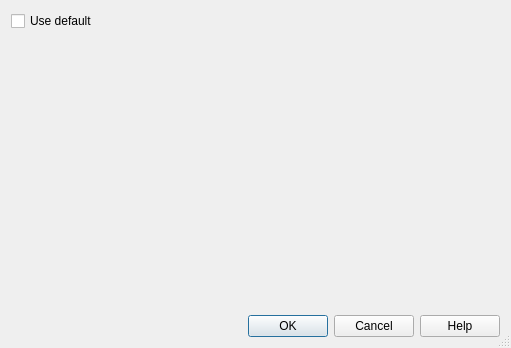
<?xml version="1.0" encoding="UTF-8"?>
<ui version="4.0">
 <class>KTransactionSortOptionsDlg</class>
 <widget class="QDialog" name="KTransactionSortOptionsDlg">
  <property name="geometry">
   <rect>
    <x>0</x>
    <y>0</y>
    <width>511</width>
    <height>348</height>
   </rect>
  </property>
  <property name="windowTitle">
   <string>Sort options</string>
  </property>
  <property name="sizeGripEnabled">
   <bool>true</bool>
  </property>
  <layout class="QVBoxLayout">
   <item>
    <widget class="QCheckBox" name="m_useDefault">
     <property name="text">
      <string>Use default</string>
     </property>
    </widget>
   </item>
   <item>
    <widget class="TransactionSortOption" name="m_sortOption" native="true"/>
   </item>
   <item>
    <widget class="QDialogButtonBox" name="m_buttonBox">
     <property name="standardButtons">
      <set>QDialogButtonBox::Cancel|QDialogButtonBox::Help|QDialogButtonBox::Ok</set>
     </property>
    </widget>
   </item>
  </layout>
 </widget>
 <layoutdefault spacing="6" margin="11"/>
 <customwidgets>
  <customwidget>
   <class>TransactionSortOption</class>
   <extends>QWidget</extends>
   <header>transactionsortoption.h</header>
  </customwidget>
 </customwidgets>
 <resources/>
 <connections>
  <connection>
   <sender>m_useDefault</sender>
   <signal>toggled(bool)</signal>
   <receiver>m_sortOption</receiver>
   <slot>setDisabled(bool)</slot>
   <hints>
    <hint type="sourcelabel">
     <x>20</x>
     <y>20</y>
    </hint>
    <hint type="destinationlabel">
     <x>29</x>
     <y>55</y>
    </hint>
   </hints>
  </connection>
  <connection>
   <sender>m_buttonBox</sender>
   <signal>accepted()</signal>
   <receiver>KTransactionSortOptionsDlg</receiver>
   <slot>accept()</slot>
   <hints>
    <hint type="sourcelabel">
     <x>116</x>
     <y>327</y>
    </hint>
    <hint type="destinationlabel">
     <x>78</x>
     <y>344</y>
    </hint>
   </hints>
  </connection>
  <connection>
   <sender>m_buttonBox</sender>
   <signal>rejected()</signal>
   <receiver>KTransactionSortOptionsDlg</receiver>
   <slot>reject()</slot>
   <hints>
    <hint type="sourcelabel">
     <x>345</x>
     <y>326</y>
    </hint>
    <hint type="destinationlabel">
     <x>274</x>
     <y>345</y>
    </hint>
   </hints>
  </connection>
 </connections>
</ui>
